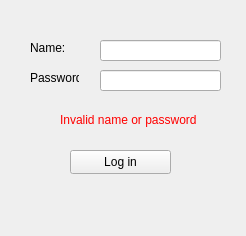
<?xml version="1.0" encoding="UTF-8"?>
<ui version="4.0">
 <class>Form</class>
 <widget class="QWidget" name="Form">
  <property name="geometry">
   <rect>
    <x>0</x>
    <y>0</y>
    <width>246</width>
    <height>236</height>
   </rect>
  </property>
  <property name="windowTitle">
   <string>Form</string>
  </property>
  <widget class="QPushButton" name="pushButton">
   <property name="geometry">
    <rect>
     <x>70</x>
     <y>150</y>
     <width>101</width>
     <height>24</height>
    </rect>
   </property>
   <property name="text">
    <string>Log in</string>
   </property>
  </widget>
  <widget class="QLineEdit" name="lineEdit">
   <property name="geometry">
    <rect>
     <x>100</x>
     <y>40</y>
     <width>121</width>
     <height>21</height>
    </rect>
   </property>
  </widget>
  <widget class="QLineEdit" name="lineEdit_2">
   <property name="geometry">
    <rect>
     <x>100</x>
     <y>70</y>
     <width>121</width>
     <height>21</height>
    </rect>
   </property>
   <property name="inputMask">
    <string/>
   </property>
   <property name="echoMode">
    <enum>QLineEdit::Password</enum>
   </property>
  </widget>
  <widget class="QLabel" name="label">
   <property name="geometry">
    <rect>
     <x>30</x>
     <y>40</y>
     <width>49</width>
     <height>16</height>
    </rect>
   </property>
   <property name="text">
    <string>Name:</string>
   </property>
  </widget>
  <widget class="QLabel" name="label_2">
   <property name="geometry">
    <rect>
     <x>30</x>
     <y>70</y>
     <width>49</width>
     <height>16</height>
    </rect>
   </property>
   <property name="text">
    <string>Password:</string>
   </property>
  </widget>
  <widget class="QLabel" name="error">
   <property name="geometry">
    <rect>
     <x>60</x>
     <y>110</y>
     <width>141</width>
     <height>20</height>
    </rect>
   </property>
   <property name="styleSheet">
    <string notr="true">color: red;</string>
   </property>
   <property name="text">
    <string>Invalid name or password</string>
   </property>
  </widget>
 </widget>
 <resources/>
 <connections/>
</ui>
